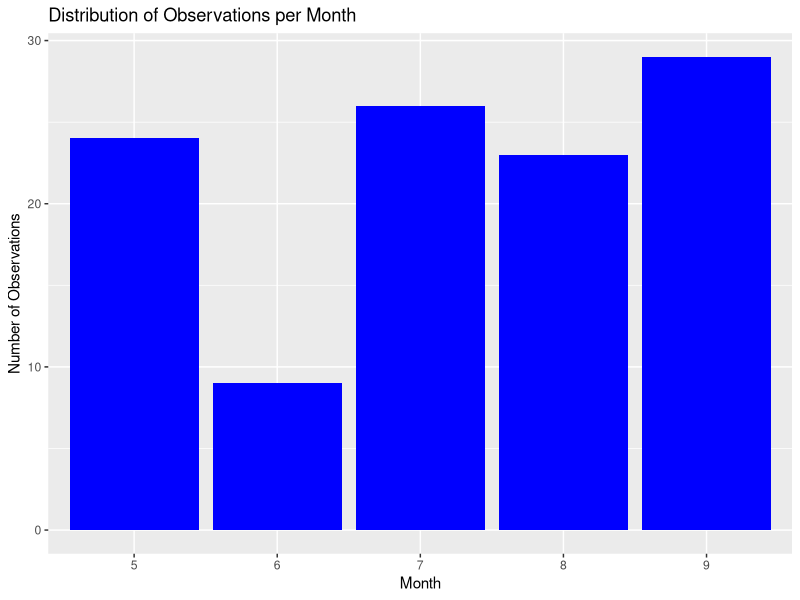
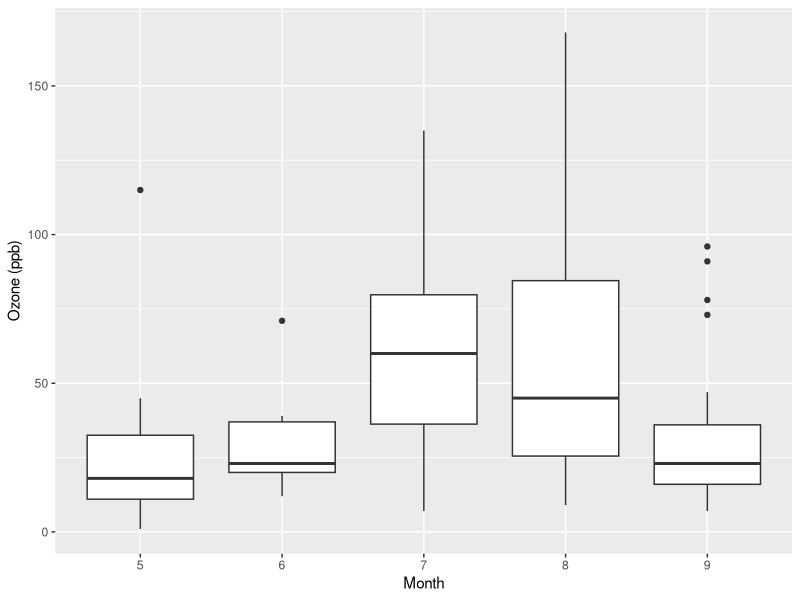
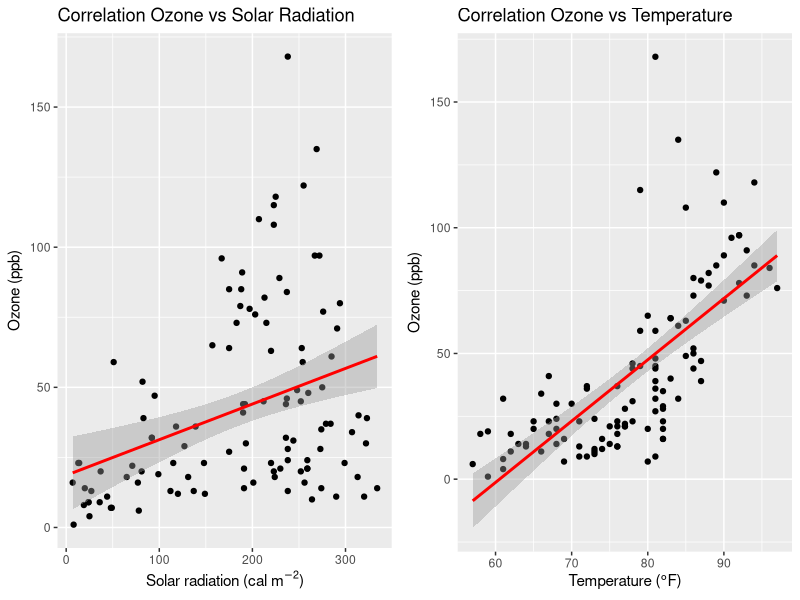
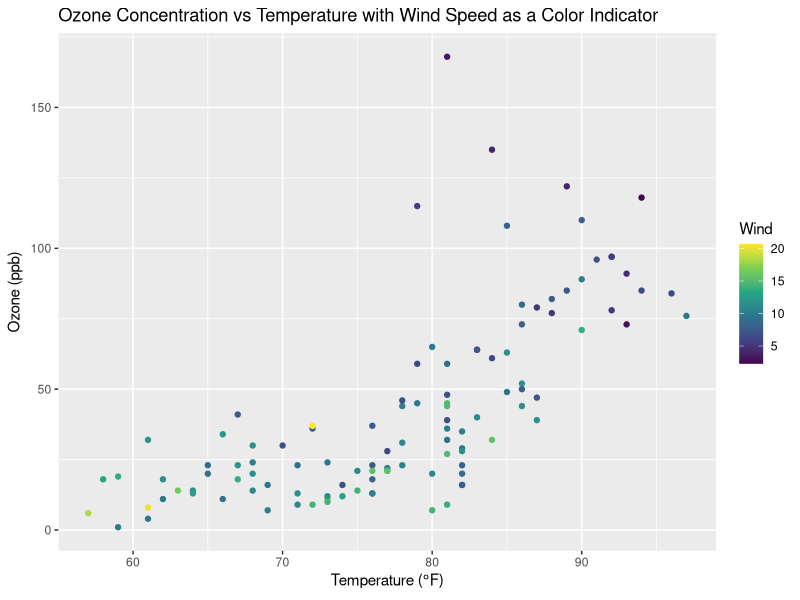

Reproduce these figures in R, in order.
## ---- chunk 1

# Load libraries
library(tidyverse)

## ---- chunk 2

# Load datased airquality
airquality <- datasets::airquality

## ---- chunk 3

# Print the first few rows
head(airquality)

## ---- chunk 4

# Clean data 
airquality_clean <- airquality |> drop_na()

## ---- chunk 5

ggplot(airquality_clean, aes(x = factor(Month))) +
  geom_bar(fill = "blue") +
  labs(x = "Month", y = "Number of Observations", title = "Distribution of Observations per Month")

## ---- chunk 6

# Calculate standard deviation
ozone_sd <- sd(airquality_clean$Ozone)
print(ozone_sd)

## ---- chunk 7

# Plot distribution for each month
ggplot(data = airquality_clean, aes(x = factor(Month), y = Ozone)) +
  geom_boxplot() +
  labs(x = "Month", y = "Ozone (ppb)")

## ---- chunk 8

# plot correlation between ozone and solar radiation
plot_solar_radiation <- ggplot(data = airquality_clean,
  aes(x = Solar.R, y = Ozone)) + 
  geom_point() +
  geom_smooth(method = "lm", color = "red") +
  labs(x = expression(paste("Solar radiation (cal m"^-2, ")")), 
       y = expression(paste("Ozone (ppb)"))) +
  ggtitle("Correlation Ozone vs Solar Radiation")

# Plot correlation between ozone and temperature
plot_temp <- ggplot(data = airquality_clean,
  aes(x = Temp, y = Ozone)) + 
  geom_point() +
  geom_smooth(method = "lm", color = "red") +
  labs(x = expression(paste("Temperature (", degree, "F)")),  # Using 'degree' for the degree symbol
       y = expression(paste("Ozone (ppb)"))) +
  ggtitle("Correlation Ozone vs Temperature")

# Combine plots side by side
cowplot::plot_grid(plot_solar_radiation, plot_temp, ncol = 2)

## ---- chunk 9

# Calculate pearson correlation coefficients
cor_solar <- cor(x = airquality_clean$Ozone, y = airquality_clean$Solar.R, method = "pearson")
cor_temp <- cor(x = airquality_clean$Ozone, y = airquality_clean$Temp, method = "pearson")

# Store results in a data frame
pearson_cor <- data.frame(
  Correlated_Variables = c("Ozone vs Solar Radiation", "Ozone vs Temperature"),
  Pearson_Correlation = c(cor_solar, cor_temp))

# Print pearson correlation coefficients
print(pearson_cor)

## ---- chunk 10

# Plot ozone concentration vs temperature, incorporating wind speed through color
ggplot(data = airquality_clean,
  aes(x = Temp, y = Ozone, colour = Wind)) + 
  geom_point() +
  scale_color_viridis_c() + 
  labs(x = expression(paste("Temperature (", degree, "F)")),  # Using 'degree' for the degree symbol
       y = expression(paste("Ozone (ppb)"))) +
  ggtitle("Ozone Concentration vs Temperature with Wind Speed as a Color Indicator")
